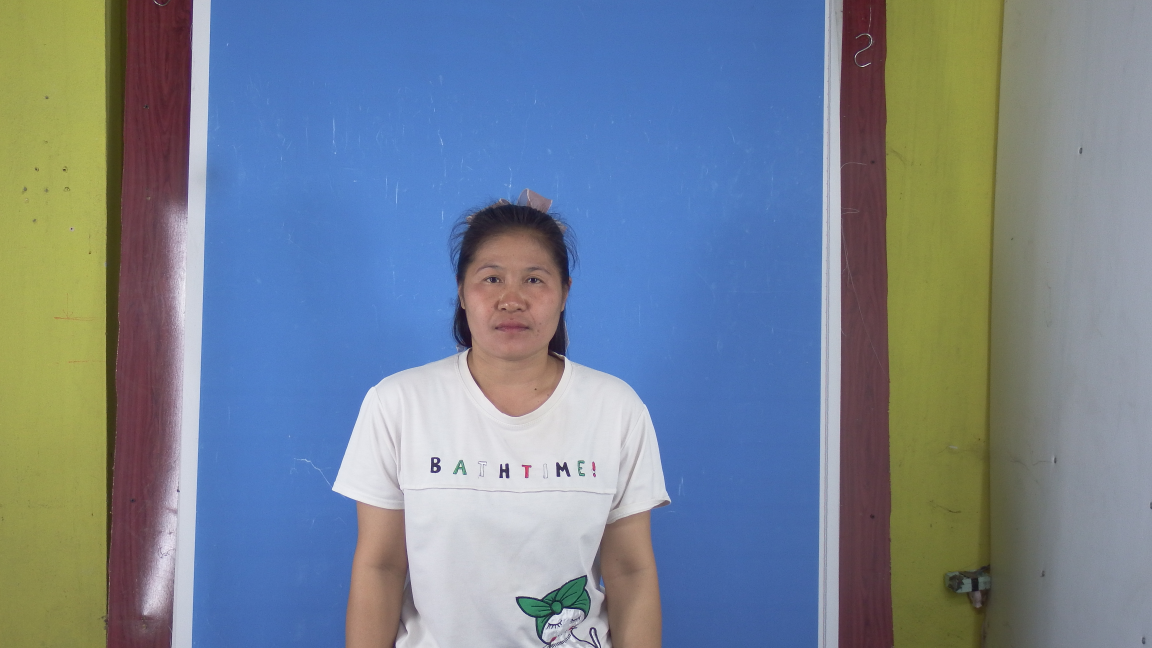
#> input picture DSCF7526.jpg, 4608 x 2592 px (shown at 1/4 size)
$ python crop.py
#> lines starting #> are read from the running program, lines starting #| are printed output that depends on the picture
import cv2

def crop_to_specific_size(input_path, output_path, width_cm=3, height_cm=4, dpi=300, slide_down=0.1, slide_up=0.2, resize_factor=0.4):
    # Load the image and resize it
#> called with input_path = 'DSCF7526.jpg', output_path = 'y.jpg', width_cm = 3, height_cm = 4, dpi = 300, slide_down = 0.1, slide_up = 0.2, resize_factor = 0.4
    original_image = cv2.imread(input_path)
#> original_image is the input picture: shape (2592, 4608, 3); mean B, G, R 146, 130.5, 116.9
    resized_image = cv2.resize(original_image, None, fx=resize_factor, fy=resize_factor)

    # Convert the resized image to grayscale for face detection
    gray = cv2.cvtColor(resized_image, cv2.COLOR_BGR2GRAY)
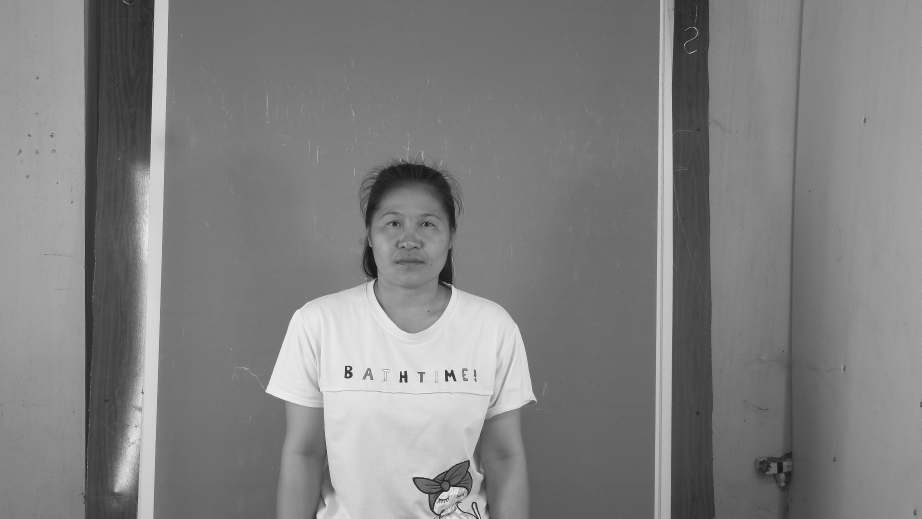
#> gray: shape (1037, 1843) (shown at 1/2 size); min 14, max 247, mean 128.2

    # Load the Haarcascades face classifier
    face_cascade = cv2.CascadeClassifier(cv2.data.haarcascades + 'haarcascade_frontalface_default.xml')

    # Detect faces in the resized image
    faces = face_cascade.detectMultiScale(gray, scaleFactor=1.3, minNeighbors=5)
#> faces = [[722, 367, 203, 203]]

    if len(faces) == 0:
        print("No faces detected in the image.")
        return

    # Assume the first face is the main subject
    x, y, w, h = faces[0]
#> x = 722; y = 367; w = 203; h = 203

    # Calculate the required pixel dimensions for the specified width and height at the specified DPI
    width_pixels = int(width_cm * dpi / 2.54)  # Convert cm to inches
    height_pixels = int(height_cm * dpi / 2.54)  # Convert cm to inches

    # Calculate the center of the detected face
    center_x, center_y = x + w // 2, y + h // 2
#> center_x = 823; center_y = 468

    # Calculate the cropping region to ensure the face is centered
    crop_x = max(center_x - width_pixels // 2, 0)
#> crop_x = 646

    # Calculate the cropping region for sliding down
    crop_y = min(center_y - height_pixels // 2 - int(height_pixels * slide_down), resized_image.shape[0] - height_pixels)
#> crop_y = 185

    # Adjust the top position based on the slide_up parameter
    crop_y += int(height_pixels * slide_up)
#> crop_y = 279

    # Crop the face to the specified width and height
    cropped_face = resized_image[crop_y:crop_y + height_pixels, crop_x:crop_x + width_pixels]
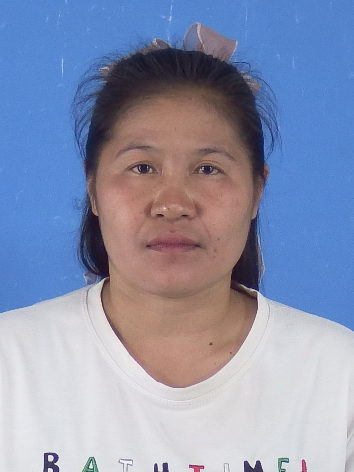
#> cropped_face: shape (472, 354, 3); mean B, G, R 175.4, 147.9, 139.3

    # Set the DPI for the saved image
    dpi_value = (dpi, dpi)
    params = [int(cv2.IMWRITE_JPEG_QUALITY), 100]

    # Save the resized and cropped face with specified DPI
    cv2.imwrite(output_path, cropped_face, params=params)

# Example usage
input_image_path = "DSCF7526.jpg"
output_image_path = "y.jpg"
crop_to_specific_size(input_image_path, output_image_path)

$ run again, with DSCF7498.jpg copied over DSCF7526.jpg
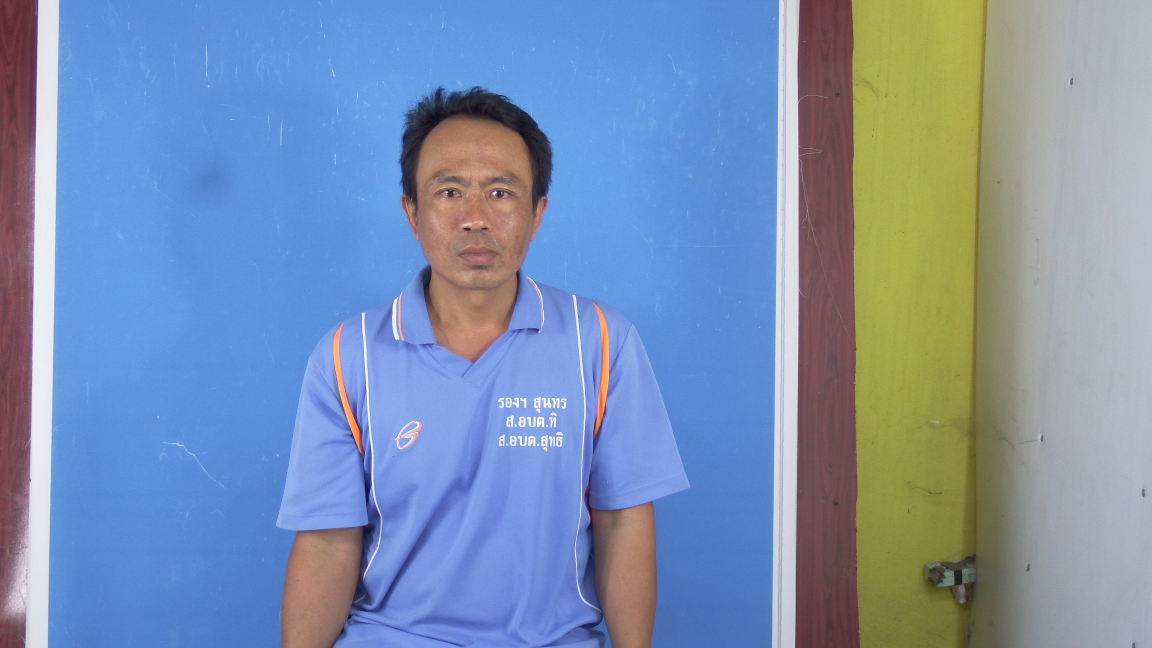
#> input picture DSCF7498.jpg, 4608 x 2592 px (shown at 1/4 size)
#> in crop_to_specific_size, original_image is the input picture: shape (2592, 4608, 3); mean B, G, R 176, 144.6, 122.7
#> in crop_to_specific_size, `gray = cv2.cvtColor(resized_image, cv2.COLOR_BGR2GRAY)`:
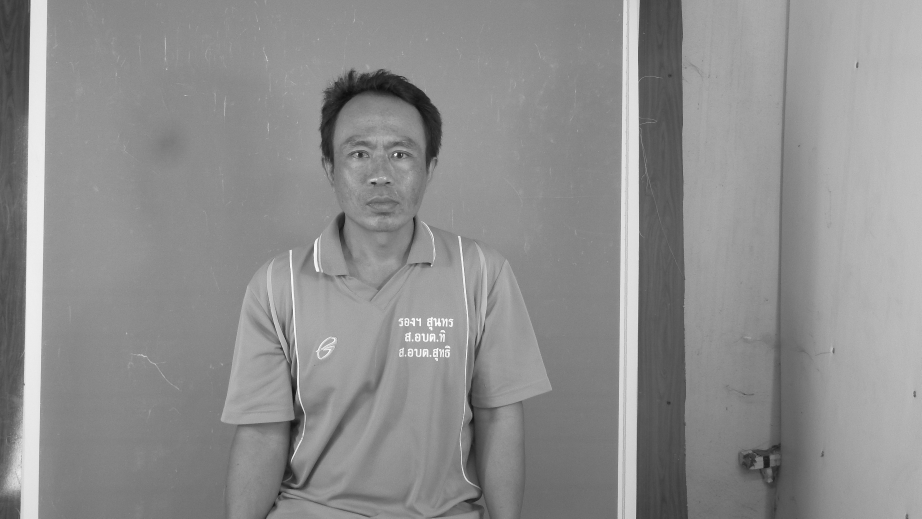
#> gray: shape (1037, 1843) (shown at 1/2 size); min 12, max 254, mean 141.6
#> faces = [[638, 204, 252, 252]]
#> x = 638; y = 204; w = 252
#> center_x = 764; center_y = 330
#> crop_x = 587
#> in crop_to_specific_size, `crop_y = min(center_y - height_pixels // 2 - int(height_pixels * slide..`: crop_y = 47
#> in crop_to_specific_size, `crop_y += int(height_pixels * slide_up)`: crop_y = 141
#> in crop_to_specific_size, `cropped_face = resized_image[crop_y:crop_y + height_pixels, crop_x:cro..`:
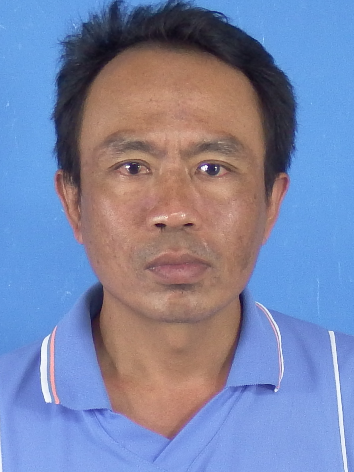
#> cropped_face: shape (472, 354, 3); mean B, G, R 166.8, 133, 124.3

$ run again, with DSCF7500.jpg copied over DSCF7526.jpg
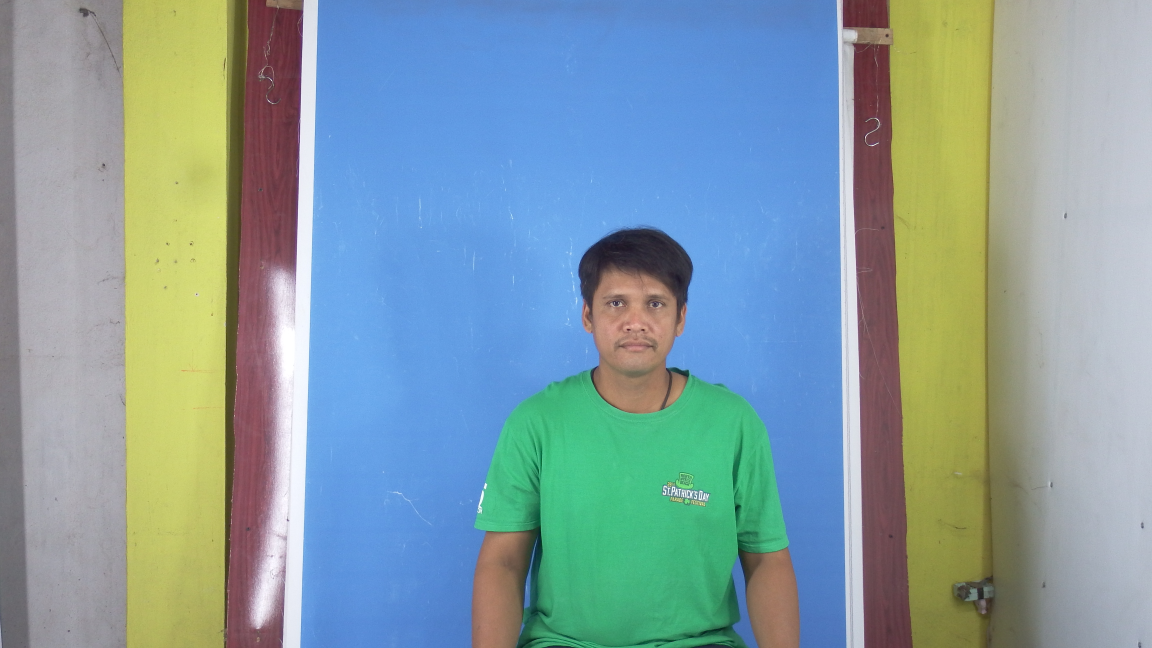
#> input picture DSCF7500.jpg, 4608 x 2592 px (shown at 1/4 size)
#> in crop_to_specific_size, original_image is the input picture: shape (2592, 4608, 3); mean B, G, R 162, 157.3, 132.5
#> in crop_to_specific_size, `gray = cv2.cvtColor(resized_image, cv2.COLOR_BGR2GRAY)`:
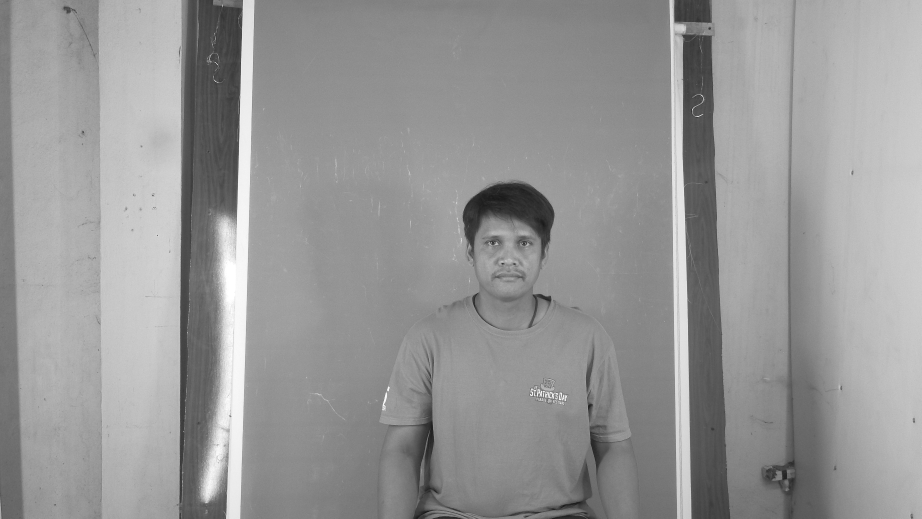
#> gray: shape (1037, 1843) (shown at 1/2 size); min 16, max 255, mean 150.4
#> faces = [[934, 424, 169, 169]]
#> x = 934; y = 424; w = 169
#> center_x = 1018; center_y = 508
#> crop_x = 841
#> in crop_to_specific_size, `crop_y = min(center_y - height_pixels // 2 - int(height_pixels * slide..`: crop_y = 225
#> in crop_to_specific_size, `crop_y += int(height_pixels * slide_up)`: crop_y = 319
#> in crop_to_specific_size, `cropped_face = resized_image[crop_y:crop_y + height_pixels, crop_x:cro..`:
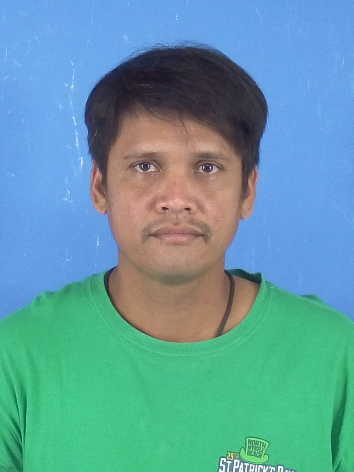
#> cropped_face: shape (472, 354, 3); mean B, G, R 162.1, 156.3, 97.8

$ run again, with DSCF7546.jpg copied over DSCF7526.jpg
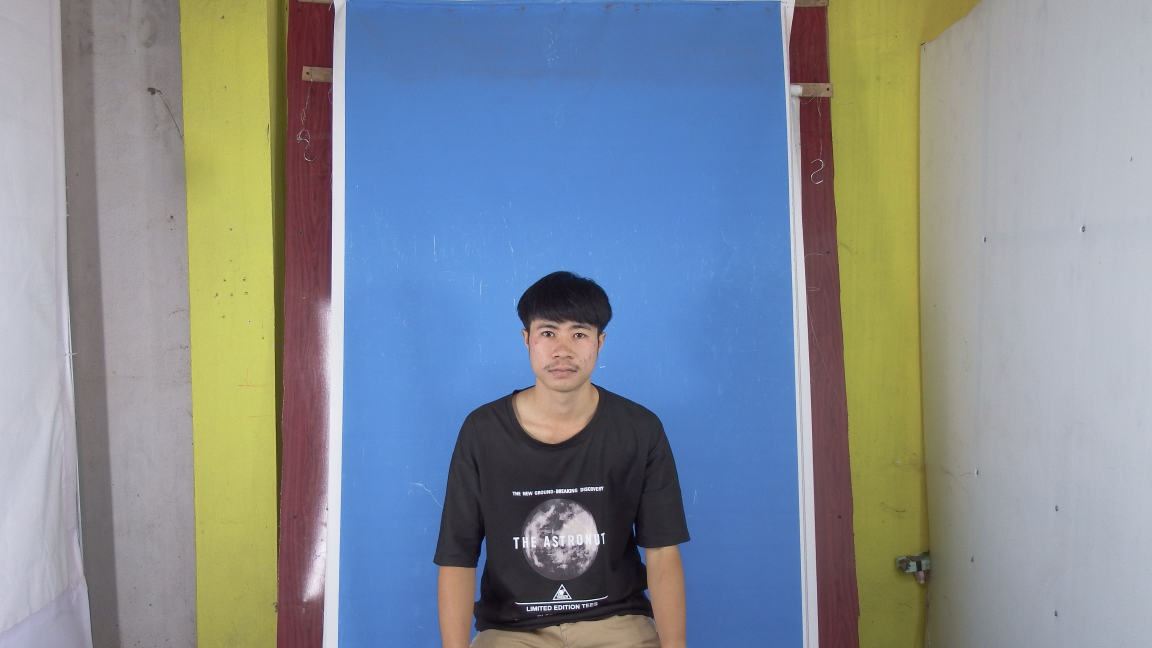
#> input picture DSCF7546.jpg, 4608 x 2592 px (shown at 1/4 size)
#> in crop_to_specific_size, original_image is the input picture: shape (2592, 4608, 3); mean B, G, R 149.8, 140, 130.3
#> in crop_to_specific_size, `gray = cv2.cvtColor(resized_image, cv2.COLOR_BGR2GRAY)`:
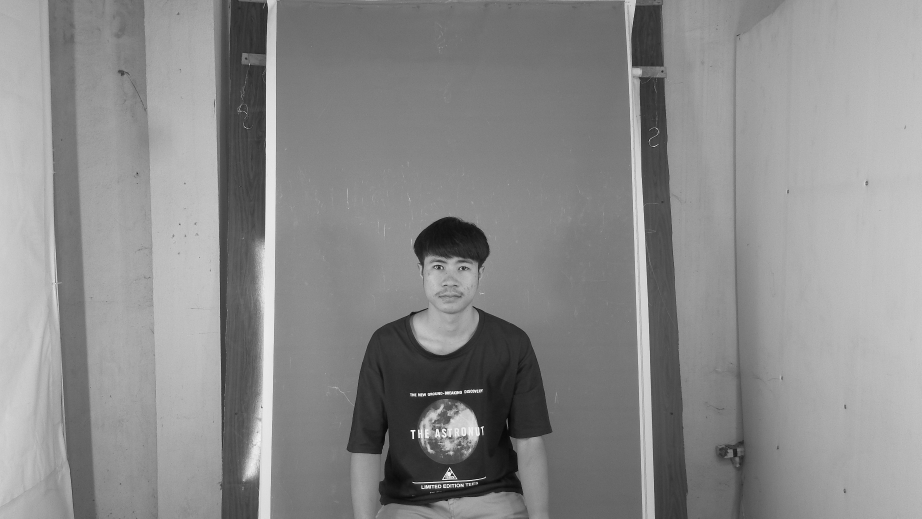
#> gray: shape (1037, 1843) (shown at 1/2 size); min 5, max 250, mean 138.2
#> faces = [[817, 468, 169, 169]]
#> x = 817; y = 468; w = 169
#> center_x = 901; center_y = 552
#> crop_x = 724
#> in crop_to_specific_size, `crop_y = min(center_y - height_pixels // 2 - int(height_pixels * slide..`: crop_y = 269
#> in crop_to_specific_size, `crop_y += int(height_pixels * slide_up)`: crop_y = 363
#> in crop_to_specific_size, `cropped_face = resized_image[crop_y:crop_y + height_pixels, crop_x:cro..`:
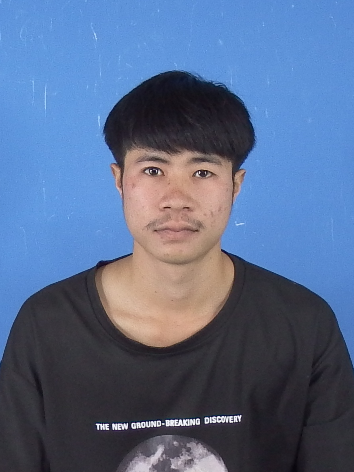
#> cropped_face: shape (472, 354, 3); mean B, G, R 139.9, 106.6, 87.8
